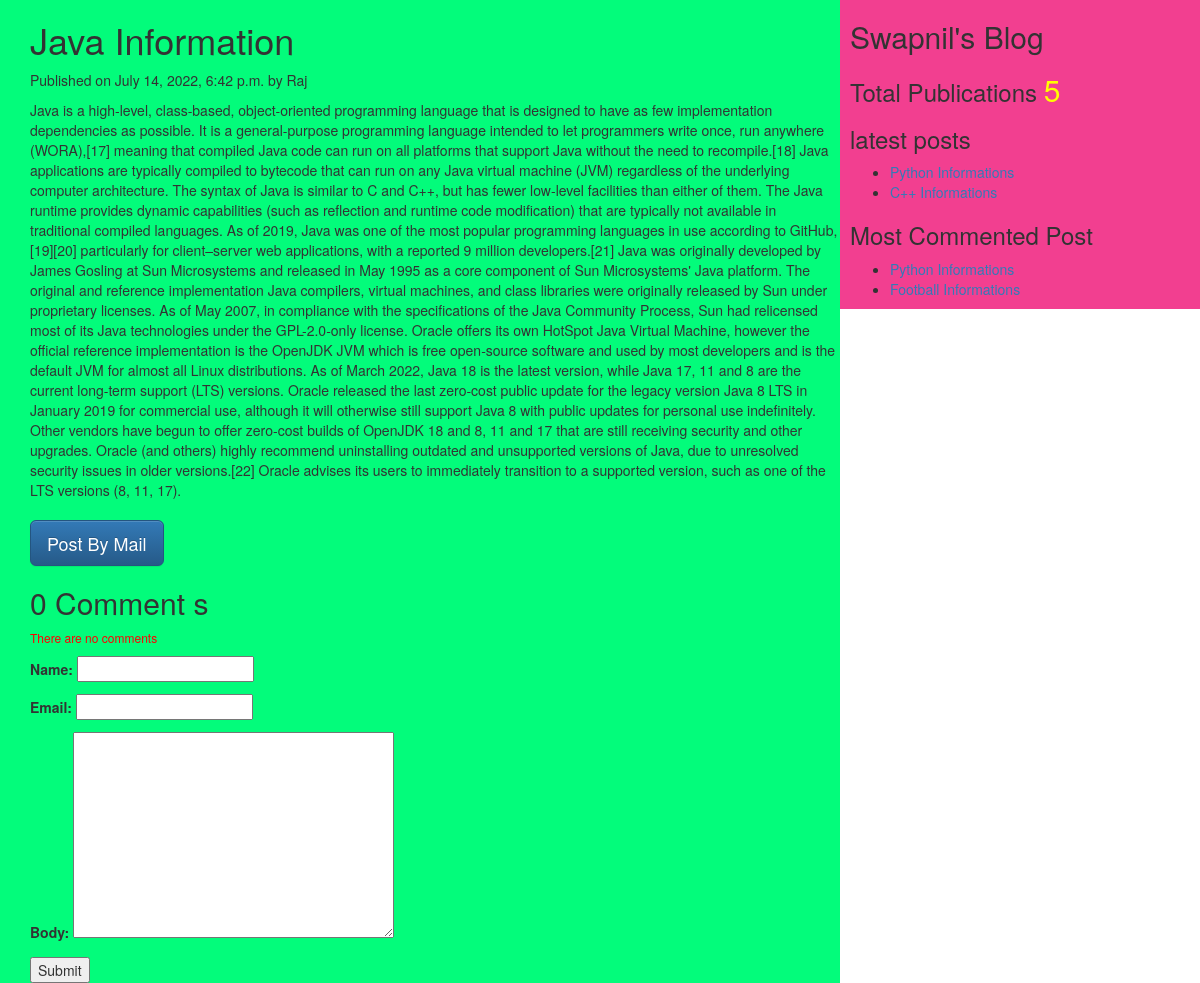
The page /2022/07/14/java-information on the database its author committed.
### myApp/models.py (models this page shows, shortened)
class Post(models.Model):
    tags=TaggableManager()
    STATUS_CHOICE=(('draft','Draft'),('published','Published'))
    title=models.CharField(max_length=256)
    slug=models.SlugField(max_length=264,unique_for_date='publish')
    author=models.ForeignKey(User,related_name='blog_posts',on_delete=models.CASCADE)
    body=models.TextField()
    publish=models.DateTimeField(default=timezone.now)
    created=models.DateTimeField(auto_now_add=True)
    updated=models.DateTimeField(auto_now=True)
    status=models.CharField(max_length=20,choices=STATUS_CHOICE,default='draft')
    objects=CustomManager()
    class Meta:
        ordering=('-publish',)
    def get_absolute_url(self):
        return reverse("post_detail",args=[self.publish.year,self.publish.strftime('%m'),self.publish.strftime('%d'),self.slug])

### myApp/views.py (the view, shortened to what this page needs)
# urls.py: re_path('(?P<year>\d{4})/(?P<month>\d{2})/(?P<day>\d{2})/(?P<post>[-\w]+)',post_detail_view,name="post_detail"),
def post_detail_view(request,year,month,day,post):
    post=get_object_or_404(Post,slug=post,publish__year=year,publish__month=month,publish__day=day)
    comments=post.comments.filter(active=True)
    csubmit=False
    form=CommentForm()
    d={'post':post,'form':form,'csubmit':csubmit,'comments':comments}
    return render(request,'myApp/post_detail.html',d)

### myApp/forms.py
class CommentForm(forms.ModelForm):
    class Meta:
        model=Comment
        fields=('name','email','body')

### myApp/models.py (called while the page is built)
    def get_queryset(self):
        return super().get_queryset().filter(status='published')

### myApp/templatetags/mytag.py (called while the page is built)
@register.simple_tag
def total_posts():
    return Post.objects.count()

@register.inclusion_tag('myApp/latest_post.html')
def show_latest_posts(count=3):
    latest_posts=Post.objects.order_by('-publish')[:count]
    return {'latest_posts':latest_posts}

@register.simple_tag
def get_most_commented_posts(count=2):
    return Post.objects.annotate(total_comments=Count('comments')).order_by('-total_comments')[:count]

### templates/myApp/post_detail.html (shortened to what this page needs)
<!DOCTYPE html>
{%extends 'myApp/parent.html'%}
    {%block content_block%}
    <h1>{{post.title}}</h1>
    <p>Published on {{post.publish}} by {{post.author}}</p>
    {{post.body}}<br><br>
    <a href="/{{post.id}}/share/" class="btn btn-lg btn-primary">Post By Mail</a>
    {%with comments.count as comments_count%}
    <h2>{{comments_count}} Comment {{comments_count|pluralize}}</h2>
    {%endwith%}
    {%if comments%}
    {%for c in comments%}
    <p>Comment {{forloop.counter}} by {{c.name}}</p>
    <div >{{c.body|linebreaks}}</div>
    <hr>
    {%endfor%}
    {%else%}
    <p style="color:red;font-size:12px;">There are no comments</p>
    {%endif%}
    {%if csubmit%}
    <h2>Thank You...Your comment has been added successfully</h2>
    {%else%}
    <form method="post">
      {{form.as_p}}
      <input type="submit" name="btn btn-lag btn-primary" value="Submit">
    </form>
    {%endif%}
    {%endblock%}

### templates/myApp/parent.html (shortened to what this page needs)
<!DOCTYPE html>
<html lang="en" dir="ltr">
{%load mytag%}
  <head>
    <link rel="stylesheet" href="https://maxcdn.bootstrapcdn.com/bootstrap/3.3.7/css/bootstrap.min.css">
    <link rel="stylesheet" href="https://maxcdn.bootstrapcdn.com/bootstrap/3.3.7/css/bootstrap-theme.min.css">
  </head>
  <body>
    <div class="content" style="width:70%;background-color:#03fc7b;float:left;padding:0 0 0 30px">
      {%block content_block%}
      {%endblock%}
    </div>
    <div class="sidebar" style="width:30%;height:300%;background-color:#f23f90;float:right;padding:0 0 0 10px">
      <h2>Swapnil's Blog</h2>
      <h3>Total Publications
        <span style="color:yellow;font-size:30px">
          {%total_posts%}
        </span>
      </h3>
      <h3>latest posts</h3>
      {%show_latest_posts 2%}
      <h3>Most Commented Post</h3>
      {%get_most_commented_posts as m%}
      <ul>
        {%for post in m%}
        <li><a href="{{post.get_absolute_url}}">{{post.title}}</a></li>
        {%endfor%}
      </ul>
    </div>
  </body>
</html>

### templates/myApp/latest_post.html
<!DOCTYPE html>
<html lang="en" dir="ltr">
  <body>
    <ul>
      {%for post in latest_posts%}
      <li><a href="{{post.get_absolute_url}}">{{post.title}}</a></li>
      {%endfor%}
    </ul>
  </body>
</html>

### rows shown on the page
Post: title "Java Information", publish "July 14, 2022, 6:42 p.m.", author "Raj", body "Java is a high-level, class-based, object-oriented programming language that is designed to have as few implementation dependencies as possible. It is a general-purpose programming language intended to let programmers write once, run anywhere (WORA),[17] meaning that compiled Java code can run on all platforms that support Java without the need to recompile.[18] Java applications are typically compiled to bytecode that can run on any Java virtual machine (JVM) regardless of the underlying computer architecture. The syntax of Java is similar to C and C++, but has fewer low-level facilities than either of them. The Java runtime provides dynamic capabilities (such as reflection and runtime…"

### other values the page prints
{{ comments_count }} "0"
